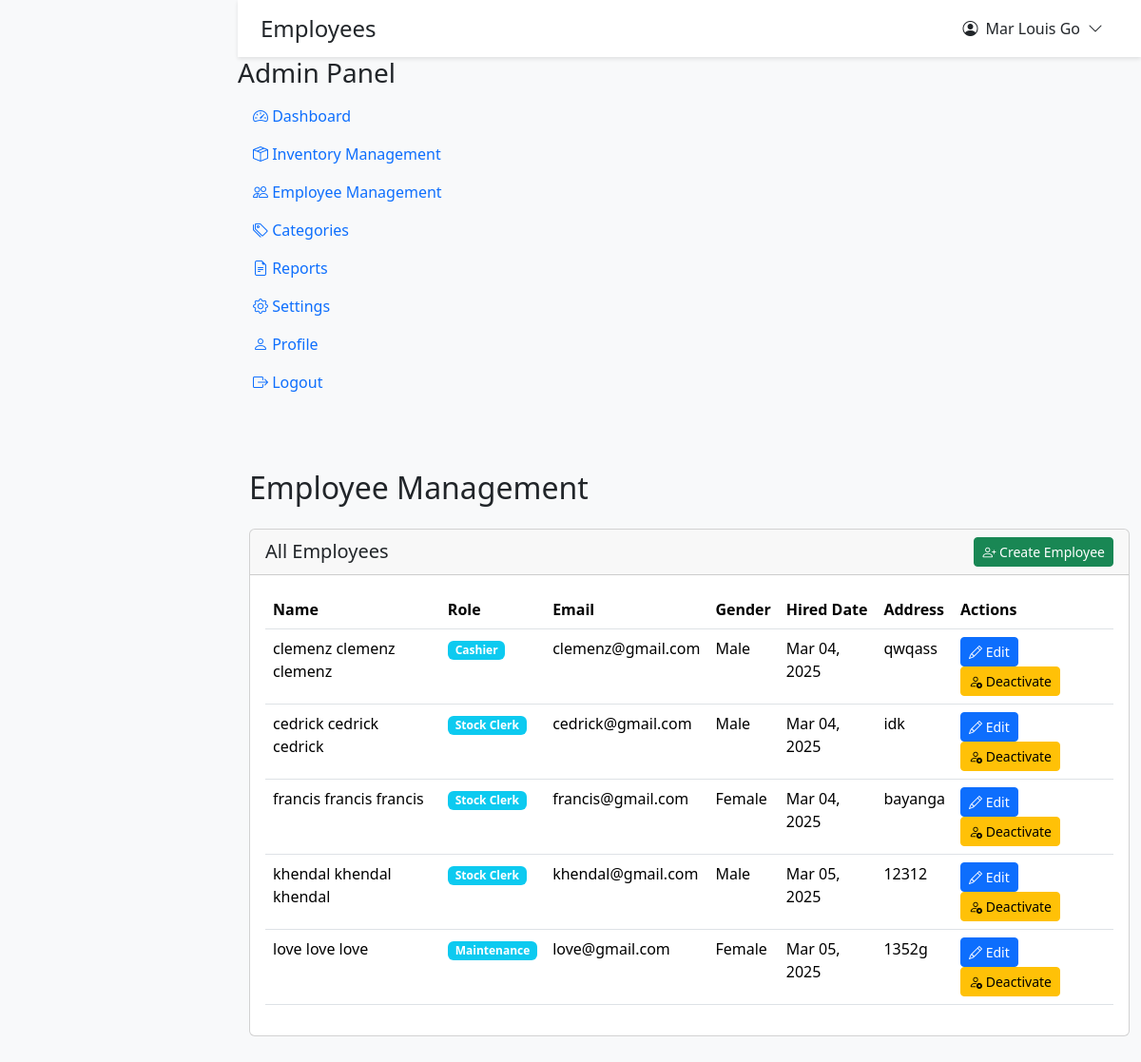
The app's page /roles/admin/employees.php (signed in), older data.
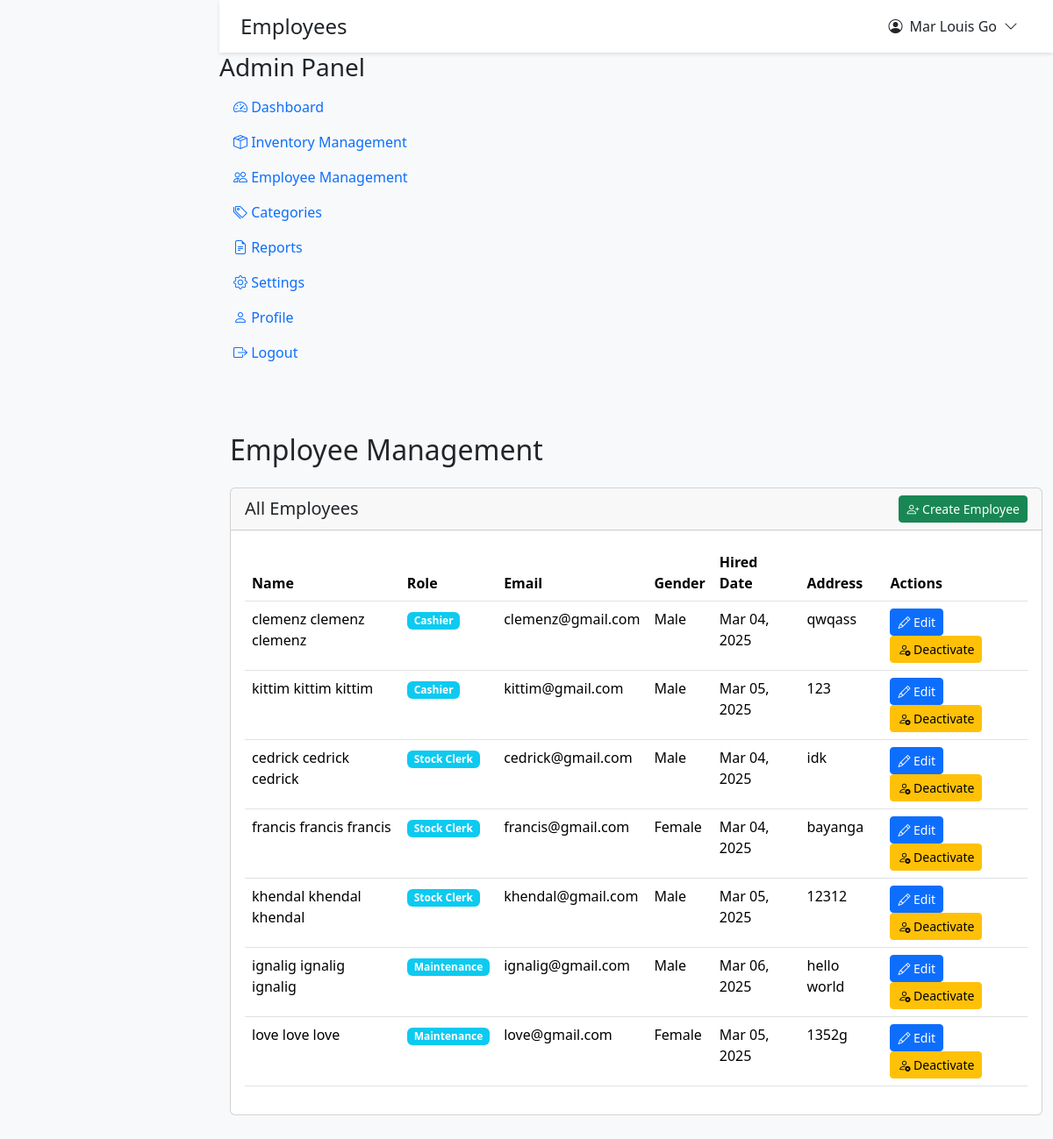
The same page, newer data.
### tables this page shows
CREATE TABLE `tbl_employee` (
  `employee_id` int(11) NOT NULL,
  `first_name` varchar(255) NOT NULL,
  `middle_name` varchar(255) DEFAULT NULL,
  `last_name` varchar(255) NOT NULL,
  `email` varchar(255) DEFAULT NULL,
  `gender` enum('male','female','other') DEFAULT NULL,
  `hired_date` date DEFAULT NULL,
  `address_info` varchar(255) DEFAULT NULL,
  `job_id` int(11) DEFAULT NULL
);

CREATE TABLE `tbl_jobs` (
  `job_id` int(11) NOT NULL,
  `job_name` varchar(255) NOT NULL,
  `job_created_at` timestamp NOT NULL DEFAULT current_timestamp()
);

### roles/admin/employees.php (the view, shortened to what this page needs)
<?php
require_once '../../config/database.php';
require_once '../../includes/header.php';
$query = "SELECT e.*, j.job_name
          FROM tbl_employee e
          LEFT JOIN tbl_jobs j ON e.job_id = j.job_id
          WHERE j.job_name NOT IN ('Main Admin', 'Admin') OR j.job_name IS NULL
          ORDER BY e.job_id, e.last_name, e.first_name";
$result = $conn->query($query);
?>
<div class="container-fluid py-4">
    <div class="row mb-4">
        <div class="col">
            <h2 class="mb-4">Employee Management</h2>
            <div class="card">
                <div class="card-header">
                    <div class="d-flex justify-content-between align-items-center">
                        <h5 class="mb-0">All Employees</h5>
                        <div>
                            <a href="create_employee.php" class="btn btn-success btn-sm">
                                <i class="bi bi-person-plus"></i> Create Employee
                            </a>
                        </div>
                    </div>
                </div>
                <div class="card-body">
                    <div class="table-responsive">
                        <table class="table table-hover">
                            <thead>
                                <tr>
                                    <th>Name</th>
                                    <th>Role</th>
                                    <th>Email</th>
                                    <th>Gender</th>
                                    <th>Hired Date</th>
                                    <th>Address</th>
                                    <th>Actions</th>
                                </tr>
                            </thead>
                            <tbody>
                                <?php while ($employee = $result->fetch_assoc()): ?>
                                    <tr>
                                        <td>
                                            <?php
                                            echo htmlspecialchars($employee['first_name'] . ' ' .
                                                ($employee['middle_name'] ? $employee['middle_name'] . ' ' : '') .
                                                $employee['last_name']);
                                            ?>
                                        </td>
                                        <td>
                                            <span class="badge bg-info">
                                                <?php echo htmlspecialchars($employee['job_name']); ?>
                                            </span>
                                        </td>
                                        <td><?php echo htmlspecialchars($employee['email']); ?></td>
                                        <td><?php echo $employee['gender'] ? ucfirst(htmlspecialchars($employee['gender'])) : 'N/A'; ?></td>
                                        <td><?php echo $employee['hired_date'] ? date('M d, Y', strtotime($employee['hired_date'])) : 'N/A'; ?></td>
                                        <td><?php echo htmlspecialchars($employee['address_info'] ?? 'N/A'); ?></td>
                                        <td>
                                            <a href="edit_employee.php?id=<?php echo $employee['employee_id']; ?>"
                                               class="btn btn-sm btn-primary">
                                                <i class="bi bi-pencil"></i> Edit
                                            </a>
                                            <form method="POST" action="" class="d-inline">
                                                <button type="submit" class="btn btn-sm <?php echo $employee['job_id'] === null ? 'btn-success' : 'btn-warning'; ?>"
                                                        onclick="return confirm('Are you sure you want to <?php echo $employee['job_id'] === null ? 'activate' : 'deactivate'; ?> this employee?')">
                                                    <i class="bi <?php echo $employee['job_id'] === null ? 'bi-person-check' : 'bi-person-x'; ?>"></i>
                                                    <?php echo $employee['job_id'] === null ? 'Activate' : 'Deactivate'; ?>
                                                </button>
                                            </form>
                                        </td>
                                    </tr>
                                <?php endwhile; ?>
                            </tbody>
                        </table>
                    </div>
                </div>
            </div>
        </div>
    </div>
</div>
<?php require_once '../../includes/footer.php'; ?>

Row changes from the older to the newer data that the page shows:
added tbl_employee: first_name+middle_name+last_name "kittim kittim kittim", job.job_name "Cashier", email "kittim@gmail.com", gender "Male", hired_date "Mar 05, 2025", address_info "123", shows "Deactivate"
added tbl_employee: first_name+middle_name+last_name "ignalig ignalig ignalig", job.job_name "Maintenance", email "ignalig@gmail.com", gender "Male", hired_date "Mar 06, 2025", address_info "hello world", shows "Deactivate"
